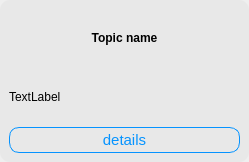
<?xml version="1.0" encoding="UTF-8"?>
<ui version="4.0">
 <class>TopicCardWidget</class>
 <widget class="QWidget" name="TopicCardWidget">
  <property name="geometry">
   <rect>
    <x>0</x>
    <y>0</y>
    <width>249</width>
    <height>162</height>
   </rect>
  </property>
  <property name="minimumSize">
   <size>
    <width>249</width>
    <height>162</height>
   </size>
  </property>
  <property name="windowTitle">
   <string>Form</string>
  </property>
  <layout class="QVBoxLayout" name="verticalLayout">
   <property name="leftMargin">
    <number>0</number>
   </property>
   <property name="topMargin">
    <number>0</number>
   </property>
   <property name="rightMargin">
    <number>0</number>
   </property>
   <property name="bottomMargin">
    <number>0</number>
   </property>
   <item>
    <widget class="QFrame" name="frame_topic">
     <property name="styleSheet">
      <string notr="true">background-color: rgb(232, 232, 232);
border-radius:10px;</string>
     </property>
     <property name="frameShape">
      <enum>QFrame::StyledPanel</enum>
     </property>
     <property name="frameShadow">
      <enum>QFrame::Raised</enum>
     </property>
     <layout class="QVBoxLayout" name="verticalLayout_17">
      <property name="spacing">
       <number>15</number>
      </property>
      <item>
       <widget class="QLabel" name="topic_name">
        <property name="font">
         <font>
          <pointsize>9</pointsize>
          <weight>75</weight>
          <bold>true</bold>
         </font>
        </property>
        <property name="styleSheet">
         <string notr="true">
border-radius:10px;
color: rgb(0, 0, 0)</string>
        </property>
        <property name="text">
         <string>Topic name</string>
        </property>
        <property name="alignment">
         <set>Qt::AlignCenter</set>
        </property>
        <property name="wordWrap">
         <bool>true</bool>
        </property>
        <property name="textInteractionFlags">
         <set>Qt::NoTextInteraction</set>
        </property>
       </widget>
      </item>
      <item>
       <widget class="QLabel" name="total_word">
        <property name="minimumSize">
         <size>
          <width>0</width>
          <height>0</height>
         </size>
        </property>
        <property name="maximumSize">
         <size>
          <width>16777215</width>
          <height>30</height>
         </size>
        </property>
        <property name="font">
         <font>
          <pointsize>9</pointsize>
         </font>
        </property>
        <property name="text">
         <string>TextLabel</string>
        </property>
       </widget>
      </item>
      <item>
       <widget class="QPushButton" name="detailBtn">
        <property name="font">
         <font>
          <pointsize>11</pointsize>
         </font>
        </property>
        <property name="cursor">
         <cursorShape>PointingHandCursor</cursorShape>
        </property>
        <property name="styleSheet">
         <string notr="true">#detailBtn{
border:1px solid rgb(5, 147, 255);
color: rgb(5, 147, 255);
padding: 3px
}

#detailBtn:hover{	
	background-color: rgb(167, 167, 167);
	color: rgb(255, 255, 255);
	border:none
}</string>
        </property>
        <property name="text">
         <string>details</string>
        </property>
       </widget>
      </item>
     </layout>
    </widget>
   </item>
  </layout>
 </widget>
 <resources/>
 <connections/>
</ui>
